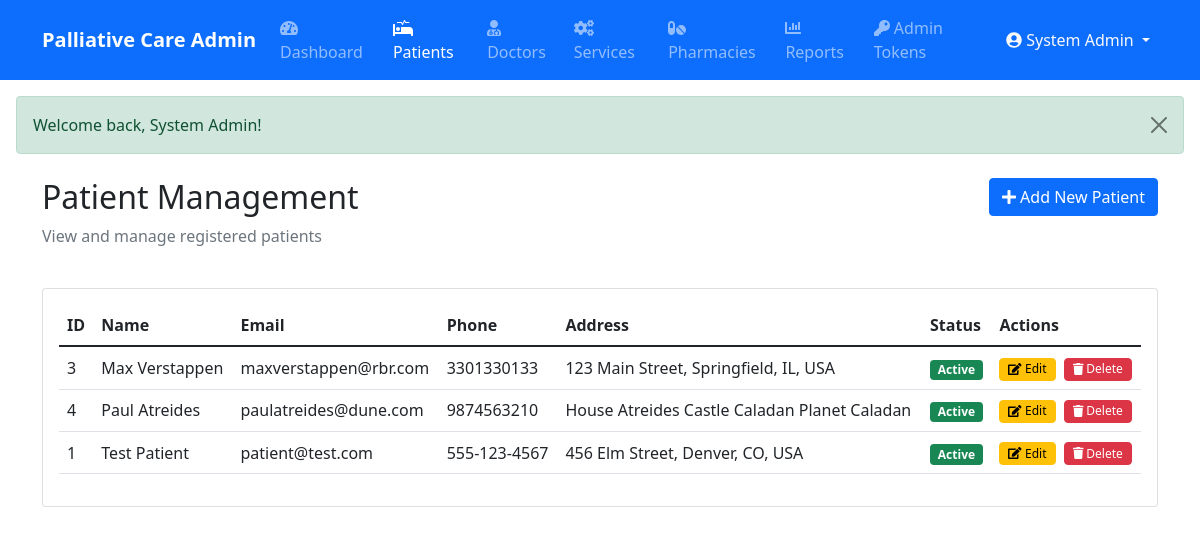
Page /index.php?module=admin&action=patients (signed in) on the committed database.
### tables this page shows
CREATE TABLE IF NOT EXISTS `patients` (
  `id` int NOT NULL AUTO_INCREMENT,
  `user_id` int NOT NULL,
  `name` varchar(255) NOT NULL,
  `email` varchar(255) NOT NULL,
  `phone` varchar(20) DEFAULT NULL,
  `dob` date DEFAULT NULL,
  `gender` enum('male','female','other') DEFAULT NULL,
  `blood_group` varchar(5) DEFAULT NULL,
  `emergency_contact` varchar(255) DEFAULT NULL,
  `address` text,
  `medical_history` text,
  `created_at` timestamp NULL DEFAULT CURRENT_TIMESTAMP,
  `updated_at` timestamp NULL DEFAULT CURRENT_TIMESTAMP ON UPDATE CURRENT_TIMESTAMP,
  PRIMARY KEY (`id`),
  UNIQUE KEY `user_id` (`user_id`),
  UNIQUE KEY `email` (`email`)
);

### modules/base_controller.php (called while the page is built, shortened)
<?php
class BaseController {
    public function __construct() {
        require_once __DIR__ . '/../classes/Database.php';
        $this->db = Database::getInstance();
    }
    protected function render($view, $data = []) {
        extract($data);
        $view_file = "modules/" . strtolower(str_replace("Controller", "", get_class($this))) . "/views/{$view}.php";
        include $view_file;
    }
}

### modules/admin/controller.php (called while the page is built, shortened)
<?php
require_once __DIR__ . '/../base_controller.php';
class AdminController extends BaseController {
    public function patients() {
        try {
            $stmt = $this->db->query("
                SELECT p.*, u.status
                FROM patients p
                JOIN users u ON p.user_id = u.id
                ORDER BY p.name ASC
            ");
            $patients = $stmt->fetchAll(PDO::FETCH_ASSOC);
            $this->render('patients', [
                'page_title' => 'Manage Patients',
                'patients' => $patients
            ]);
        } catch (Exception $e) {
            $this->logError("Error fetching patients: " . $e->getMessage());
            $this->render('patients', [
                'page_title' => 'Manage Patients',
                'patients' => [],
                'error' => 'Error fetching patients data'
            ]);
        }
    }
}
?>

### classes/Database.php (called while the page is built, shortened)
<?php
class Database {
    private static $instance = null;
    private function __construct() {
        try {
            $dsn = "mysql:host=" . DB_HOST . ";dbname=" . DB_NAME . ";charset=utf8mb4";
            $options = [
                PDO::ATTR_ERRMODE => PDO::ERRMODE_EXCEPTION,
                PDO::ATTR_DEFAULT_FETCH_MODE => PDO::FETCH_ASSOC,
                PDO::ATTR_EMULATE_PREPARES => false,
                PDO::MYSQL_ATTR_INIT_COMMAND => "SET NAMES utf8mb4 COLLATE utf8mb4_unicode_ci"
            ];
            $this->connection = new PDO($dsn, DB_USER, DB_PASS, $options);
        } catch (PDOException $e) {
            error_log("Database connection error: " . $e->getMessage());
            throw new Exception("Could not connect to the database. Please try again later.");
        }
    }
    public static function getInstance() {
        if (self::$instance === null) {
            self::$instance = new self();
        }
        return self::$instance->connection;
    }
}

### modules/admin/views/patients.php (the view, shortened to what this page needs)
<?php
require_once 'modules/admin/views/includes/header.php';
?>
<div class="container mt-4">
    <div class="row mb-4">
        <div class="col-md-8">
            <h2>Patient Management</h2>
            <p class="text-muted">View and manage registered patients</p>
        </div>
        <div class="col-md-4 text-end">
            <a href="index.php?module=admin&action=add_patient" class="btn btn-primary">
                <i class="fas fa-plus"></i> Add New Patient
            </a>
        </div>
    </div>
    <div class="card">
        <div class="card-body">
            <div class="table-responsive">
                <table class="table table-hover">
                    <thead>
                        <tr>
                            <th>ID</th>
                            <th>Name</th>
                            <th>Email</th>
                            <th>Phone</th>
                            <th>Address</th>
                            <th>Status</th>
                            <th>Actions</th>
                        </tr>
                    </thead>
                    <tbody>
                        <?php if (isset($patients) && !empty($patients)): ?>
                            <?php foreach ($patients as $patient): ?>
                            <tr>
                                <td><?php echo htmlspecialchars($patient['id']); ?></td>
                                <td><?php echo htmlspecialchars($patient['name']); ?></td>
                                <td><?php echo htmlspecialchars($patient['email']); ?></td>
                                <td><?php echo htmlspecialchars($patient['phone']); ?></td>
                                <td><?php echo htmlspecialchars($patient['address']); ?></td>
                                <td>
                                    <?php if ($patient['status'] === 'active'): ?>
                                        <span class="badge bg-success">Active</span>
                                    <?php else: ?>
                                        <span class="badge bg-danger">Inactive</span>
                                    <?php endif; ?>
                                </td>
                                <td class="action-buttons">
                                    <a href="index.php?module=admin&action=edit_patient&id=<?php echo $patient['id']; ?>"
                                       class="btn btn-xs btn-warning me-1">
                                        <i class="fas fa-edit"></i> Edit
                                    </a>
                                    <button type="button" class="btn btn-xs btn-danger"
                                            data-bs-toggle="modal"
                                            data-bs-target="#deleteModal<?php echo $patient['id']; ?>">
                                        <i class="fas fa-trash"></i> Delete
                                    </button>
                                </td>
                            </tr>
                            <?php endforeach; ?>
                        <?php else: ?>
                            <tr>
                                <td colspan="7" class="text-center">No patients found</td>
                            </tr>
                        <?php endif; ?>
                    </tbody>
                </table>
            </div>
        </div>
    </div>
</div>
<?php
require_once 'modules/admin/views/includes/footer.php';
?>

### modules/admin/views/includes/header.php (style rules this page uses)
.table .btn-xs { padding: 0.1rem 0.5rem; font-size: 0.75rem; line-height: 1.5; }
.table td { vertical-align: middle; }
.action-buttons { white-space: nowrap; }

### rows in the picture
patients: id "3", name "Max Verstappen", email "maxverstappen@rbr.com", phone "3301330133", address "123 Main Street, Springfield, IL, USA"
patients: id "4", name "Paul Atreides", email "paulatreides@dune.com", phone "9874563210", address "House Atreides Castle Caladan Planet Caladan"
patients: id "1", name "Test Patient", email "patient@test.com", phone "555-123-4567", address "456 Elm Street, Denver, CO, USA"

### other values in the picture
$_SESSION['name'] "System Admin"
$_SESSION['success'] "Welcome back, System Admin!"
